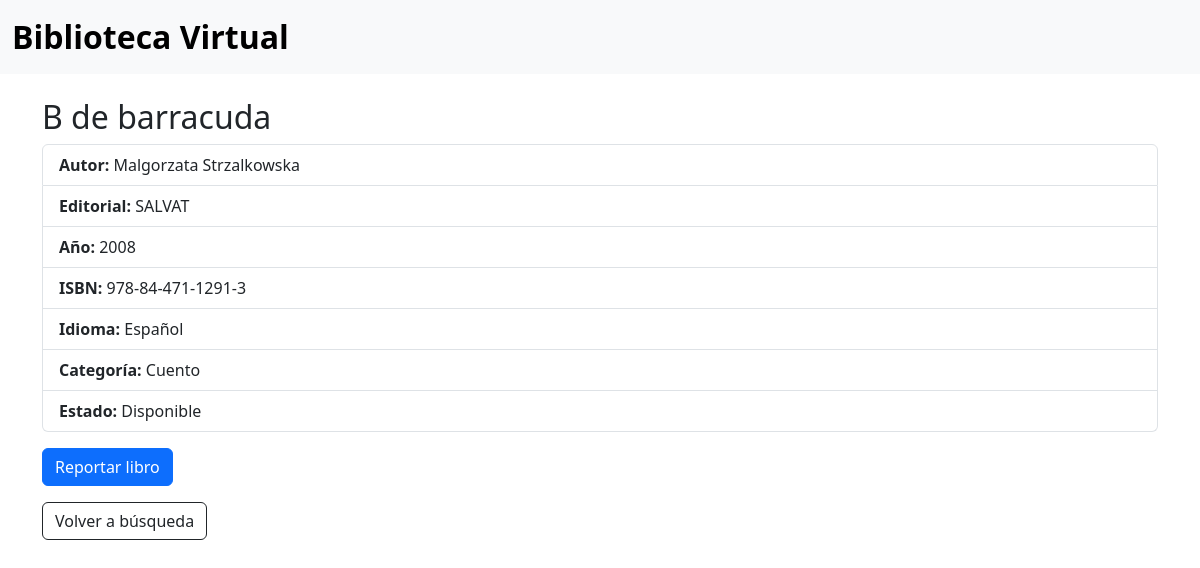
Screenshot of /book/1 with the database file from the repository.
### tables this page shows
CREATE TABLE books (
    id INTEGER PRIMARY KEY AUTOINCREMENT,
    title TEXT NOT NULL,
    author TEXT,
    publisher TEXT,
    year INTEGER,
    isbn TEXT,
    language TEXT,
    category TEXT,
    status TEXT NOT NULL DEFAULT 'available'  -- 'available' or 'borrowed'
);

### app.py (the view)
@app.route("/book/<int:book_id>")
def book_detail(book_id):
    book = db.execute("SELECT * FROM books WHERE id = ?", book_id)
    if len(book) != 1:
        return apology("book not found", 404)
    return render_template("book_detail.html", book=book[0])

### app.py (called while the page is built)
@app.after_request
def after_request(response):
    response.headers["Cache-Control"] = "no-cache, no-store, must-revalidate"
    response.headers["Expires"] = 0
    response.headers["Pragma"] = "no-cache"
    return response

### templates/book_detail.html (shortened to what this page needs)
{% extends "layout.html" %}
{% block main %}
<div class="container mt-4">
    <h2>{{ book.title }}</h2>
    <ul class="list-group mb-3">
        <li class="list-group-item"><strong>Autor:</strong> {{ book.author }}</li>
        <li class="list-group-item"><strong>Editorial:</strong> {{ book.publisher }}</li>
        <li class="list-group-item"><strong>Año:</strong> {{ book.year }}</li>
        <li class="list-group-item"><strong>ISBN:</strong> {{ book.isbn }}</li>
        <li class="list-group-item"><strong>Idioma:</strong> {{ book.language }}</li>
        <li class="list-group-item"><strong>Categoría:</strong> {{ book.category }}</li>
        <li class="list-group-item">
            <strong>Estado:</strong>
            {% if book.status == "available" %}
                Disponible
            {% else %}
                Prestado
            {% endif %}
        </li>
    </ul>
    <form action="/report" method="post">
        <button type="submit" class="btn btn-primary">Reportar libro</button>
    </form>
    <a href="/search" class="btn btn-outline-dark mt-3">Volver a búsqueda</a>
</div>
{% endblock %}

### static/styles.css (style rules this page uses)
body { padding: 0; margin: 0; overflow-x: hidden; position: relative; min-height: 100vh; }

### rows the page displays
books: title "B de barracuda", author "Malgorzata Strzalkowska", publisher "SALVAT", year "2008", isbn "978-84-471-1291-3", language "Español", category "Cuento"
